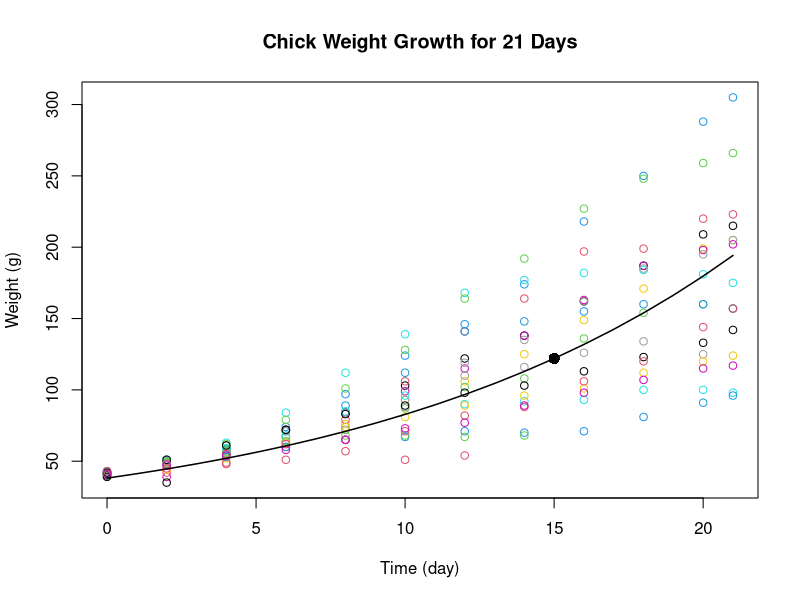

This figure's R source:
## ---- chunk 1
knitr::opts_chunk$set(echo=F,warning=F,message=F)
knitr::opts_chunk$set(fig.width=7, fig.height=4) 
## ---- chunk 2
input <- data.frame(cbind(40,15,1))
colnames(input) <- c("wt","t","d")
input
## ---- chunk 3
library(plyr)
data("ChickWeight")
df <- ChickWeight
zero.weight <- df[df$Time==0,]$weight
ratio <- function(x,y){
        A <- x/zero.weight[as.numeric(as.character(y))]
        return(A)
}
Increase <- log(mapply(ratio,df$weight,df$Chick))
df <- cbind(df,Increase)
model <- lm(Increase~Time+Diet,data=df)
df.in <- data.frame(cbind(Time=input$t,Diet=input$d))
df.in$Diet <- as.factor(df.in$Diet)
new.val <- input$wt*exp(predict.lm(model,df.in))
new.val
## ---- chunk 4
df.plot <- subset(df,Diet==input$d)
mod.plot <- data.frame(cbind(0:21,rep(as.numeric(input$d),22)))
mod.plot[,2] <- as.factor(mod.plot[,2]); colnames(mod.plot) <- c("Time","Diet")
mod.line <- input$wt*exp(predict.lm(model,mod.plot))
plot(x=df.plot$Time,y=df.plot$weight,col=df.plot$Chick,xlab="Time (day)",ylab="Weight (g)",main="Chick Weight Growth for 21 Days")
lines(mod.plot$Time,mod.line,lwd=1.5)
points(input$t,new.val,pch=16,cex=1.5,col="black")
